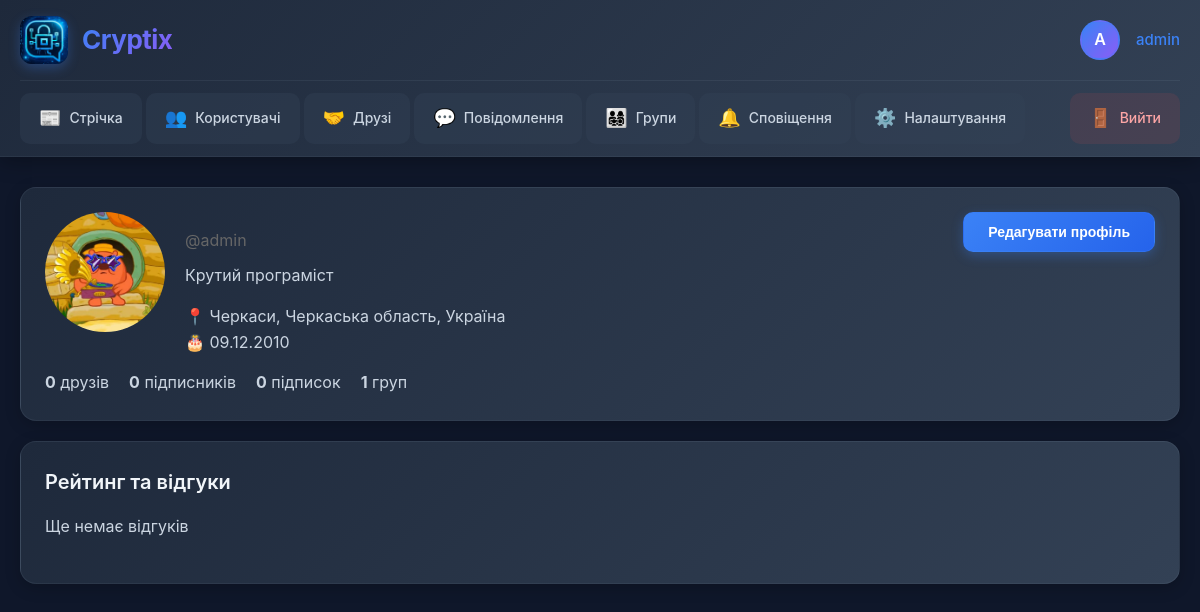
Page /app/user/admin/ (signed in) on the earlier database version.
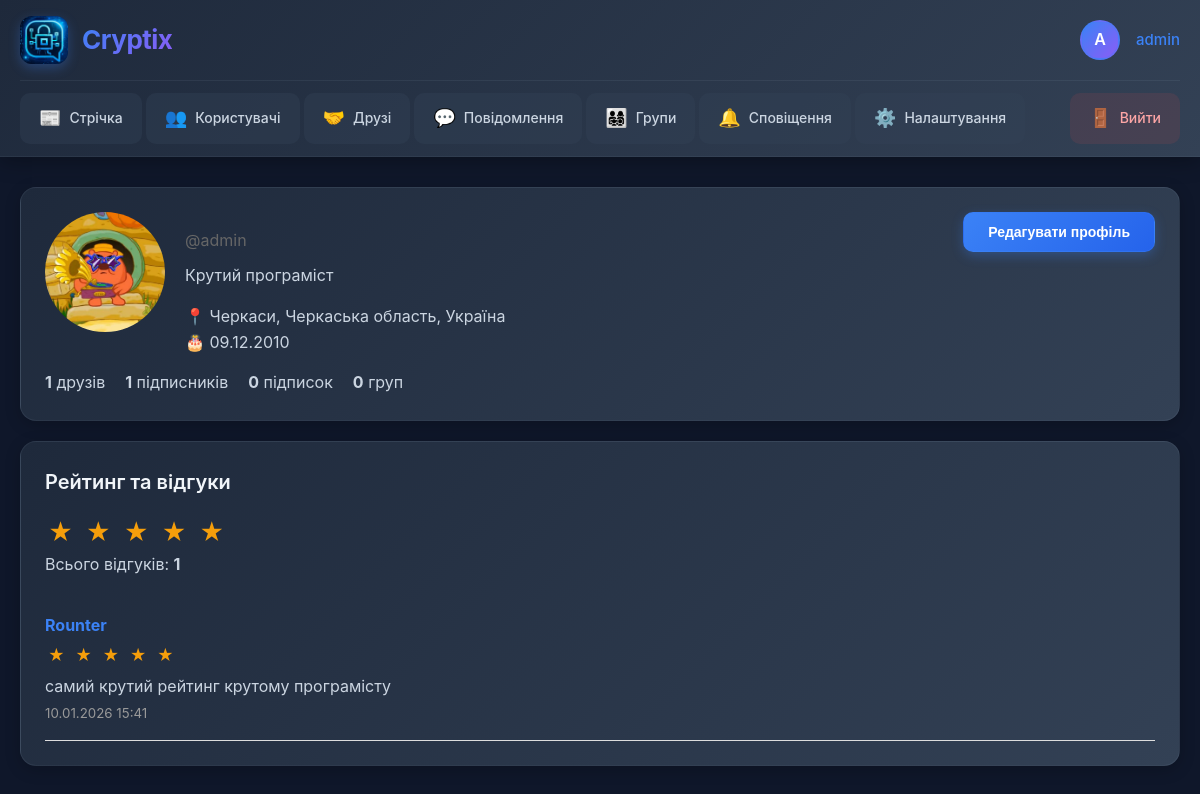
Same page on the later database version.
### cryptix_app/models.py (models this page shows, shortened)
class Review(models.Model):
    reviewer = models.ForeignKey(User, related_name='reviews_given', on_delete=models.CASCADE)
    reviewed_user = models.ForeignKey(User, related_name='reviews_received', on_delete=models.CASCADE)
    rating = models.IntegerField(choices=[(i, i) for i in range(1, 6)])
    comment = models.TextField()
    created_at = models.DateTimeField(auto_now_add=True)
    updated_at = models.DateTimeField(auto_now=True)
    class Meta:
        unique_together = ('reviewer', 'reviewed_user')
        ordering = ['-created_at']

### cryptix_app/views.py (the view, shortened to what this page needs)
# urls.py: path('user/<str:username>/', views.user_profile_view, name='user_profile_view'),
@login_required
def user_profile_view(request, username):
    profile_user = get_object_or_404(User, username=username)
    profile, created = Profile.objects.get_or_create(user=profile_user)
    is_friend = False
    friendship_status = None
    is_following = False
    friends_count = Friendship.objects.filter(
        Q(from_user=profile_user, status='accepted') |
        Q(to_user=profile_user, status='accepted')
    ).count()
    followers_count = Follow.objects.filter(following=profile_user).count()
    following_count = Follow.objects.filter(follower=profile_user).count()
    groups_count = profile_user.joined_groups.count()
    return render(request, 'cryptix_app/user_profile.html', {
        'profile_user': profile_user,
        'profile': profile,
        'is_friend': is_friend,
        'friendship_status': friendship_status,
        'is_following': is_following,
        'friends_count': friends_count,
        'followers_count': followers_count,
        'following_count': following_count,
        'groups_count': groups_count,
    })

### cryptix_app/templates/cryptix_app/user_profile.html (shortened to what the changed rows need)
{% extends 'cryptix_app/base.html' %}
{% block content %}
<div class="card">
    <div style="display: flex; justify-content: space-between; align-items: start;">
        <div style="flex: 1;">
            <div style="margin-top: 15px; display: flex; gap: 20px;">
                <div><strong>{{ friends_count }}</strong> друзів</div>
                <div><strong>{{ followers_count }}</strong> підписників</div>
                <div><strong>{{ groups_count }}</strong> груп</div>
            </div>
        </div>
    </div>
</div>
<div class="card">
    <h3>Рейтинг та відгуки</h3>
    {% with reviews=profile_user.reviews_received.all %}
    {% if reviews %}
        {% with total=reviews.count sum=0 %}
            {% with avg_rating=sum|divisibleby:total %}
            <div style="margin-bottom: 20px;">
                <div class="star-rating">
                    {% for i in "12345" %}
                    <span class="star filled">★</span>
                    {% endfor %}
                </div>
                <p>Всього відгуків: <strong>{{ reviews.count }}</strong></p>
            </div>
            {% endwith %}
        {% endwith %}
    {% else %}
        <p style="margin-bottom: 20px;">Ще немає відгуків</p>
    {% endif %}
    {% for review in reviews %}
    <div style="border-bottom: 1px solid #ddd; padding: 15px 0;">
        <div style="display: flex; justify-content: space-between; align-items: start;">
            <div style="flex: 1;">
                <strong><a href="{% url 'user_profile_view' review.reviewer.username %}">{{ review.reviewer.username }}</a></strong>
                <div class="star-rating" style="font-size: 16px; margin: 5px 0;">
                    {% for i in "12345" %}
                    <span class="star {% if forloop.counter <= review.rating %}filled{% endif %}">★</span>
                    {% endfor %}
                </div>
                <p>{{ review.comment }}</p>
                <small style="color: #999;">{{ review.created_at|date:"d.m.Y H:i" }}</small>
            </div>
        </div>
    </div>
    {% endfor %}
    {% endwith %}
</div>
{% endblock %}

Differences in the rows shown:
added Review: reviewer.username "Rounter", comment "самий крутий рейтинг крутому програмісту", created_at "10.01.2026 15:41"
Other differences:
{{ friends_count }}: "0" → "1"
{{ followers_count }}: "0" → "1"
{{ groups_count }}: "1" → "0"
{{ reviews.count }}: (not shown) → "1"
text no longer shown: "Ще немає відгуків"
text now shown: "Всього відгуків:"
